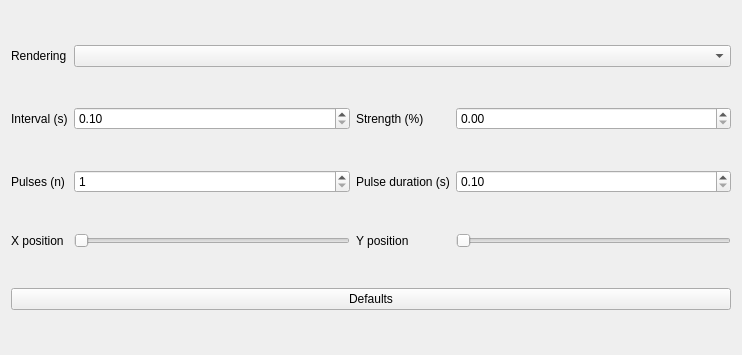
<?xml version="1.0" encoding="UTF-8"?>
<ui version="4.0">
 <class>SmoothBlink</class>
 <widget class="QWidget" name="SmoothBlink">
  <property name="geometry">
   <rect>
    <x>0</x>
    <y>0</y>
    <width>742</width>
    <height>355</height>
   </rect>
  </property>
  <layout class="QGridLayout" name="gridLayout" columnstretch="0,1,0,1">
   <item row="0" column="1" colspan="3">
    <widget class="QComboBox" name="rendering"/>
   </item>
   <item row="0" column="0">
    <widget class="QLabel" name="rendering_label">
     <property name="text">
      <string>Rendering</string>
     </property>
    </widget>
   </item>
   <item row="1" column="0">
    <widget class="QLabel" name="interval_label">
     <property name="text">
      <string>Interval (s)</string>
     </property>
    </widget>
   </item>
   <item row="1" column="2">
    <widget class="QLabel" name="strength_label">
     <property name="text">
      <string>Strength (%)</string>
     </property>
    </widget>
   </item>
   <item row="1" column="1">
    <widget class="QDoubleSpinBox" name="interval">
     <property name="minimum">
      <double>0.100000000000000</double>
     </property>
    </widget>
   </item>
   <item row="2" column="1">
    <widget class="QSpinBox" name="pulses">
     <property name="minimum">
      <number>1</number>
     </property>
     <property name="maximum">
      <number>200</number>
     </property>
    </widget>
   </item>
   <item row="1" column="3">
    <widget class="QDoubleSpinBox" name="strength">
     <property name="minimum">
      <double>0.000000000000000</double>
     </property>
     <property name="maximum">
      <double>1.000000000000000</double>
     </property>
     <property name="singleStep">
      <double>0.010000000000000</double>
     </property>
    </widget>
   </item>
   <item row="2" column="2">
    <widget class="QLabel" name="pulse_duration_label">
     <property name="text">
      <string>Pulse duration (s)</string>
     </property>
    </widget>
   </item>
   <item row="2" column="3">
    <widget class="QDoubleSpinBox" name="pulse_duration">
     <property name="minimum">
      <double>0.100000000000000</double>
     </property>
     <property name="maximum">
      <double>100.000000000000000</double>
     </property>
     <property name="singleStep">
      <double>0.100000000000000</double>
     </property>
    </widget>
   </item>
   <item row="2" column="0">
    <widget class="QLabel" name="pulses_label">
     <property name="text">
      <string>Pulses (n)</string>
     </property>
    </widget>
   </item>
   <item row="3" column="2">
    <widget class="QLabel" name="cy_label">
     <property name="text">
      <string>Y position</string>
     </property>
    </widget>
   </item>
   <item row="3" column="0">
    <widget class="QLabel" name="cx_label">
     <property name="text">
      <string>X position</string>
     </property>
    </widget>
   </item>
   <item row="3" column="1">
    <widget class="QTooltipedSlider" name="cx">
     <property name="orientation">
      <enum>Qt::Horizontal</enum>
     </property>
    </widget>
   </item>
   <item row="3" column="3">
    <widget class="QTooltipedSlider" name="cy">
     <property name="orientation">
      <enum>Qt::Horizontal</enum>
     </property>
    </widget>
   </item>
   <item row="4" column="0" colspan="4">
    <widget class="QPushButton" name="defaults">
     <property name="text">
      <string>Defaults</string>
     </property>
    </widget>
   </item>
  </layout>
 </widget>
 <customwidgets>
  <customwidget>
   <class>QTooltipedSlider</class>
   <extends>QSlider</extends>
   <header location="global">QTooltipedSlider.h</header>
  </customwidget>
 </customwidgets>
 <resources/>
 <connections/>
</ui>
